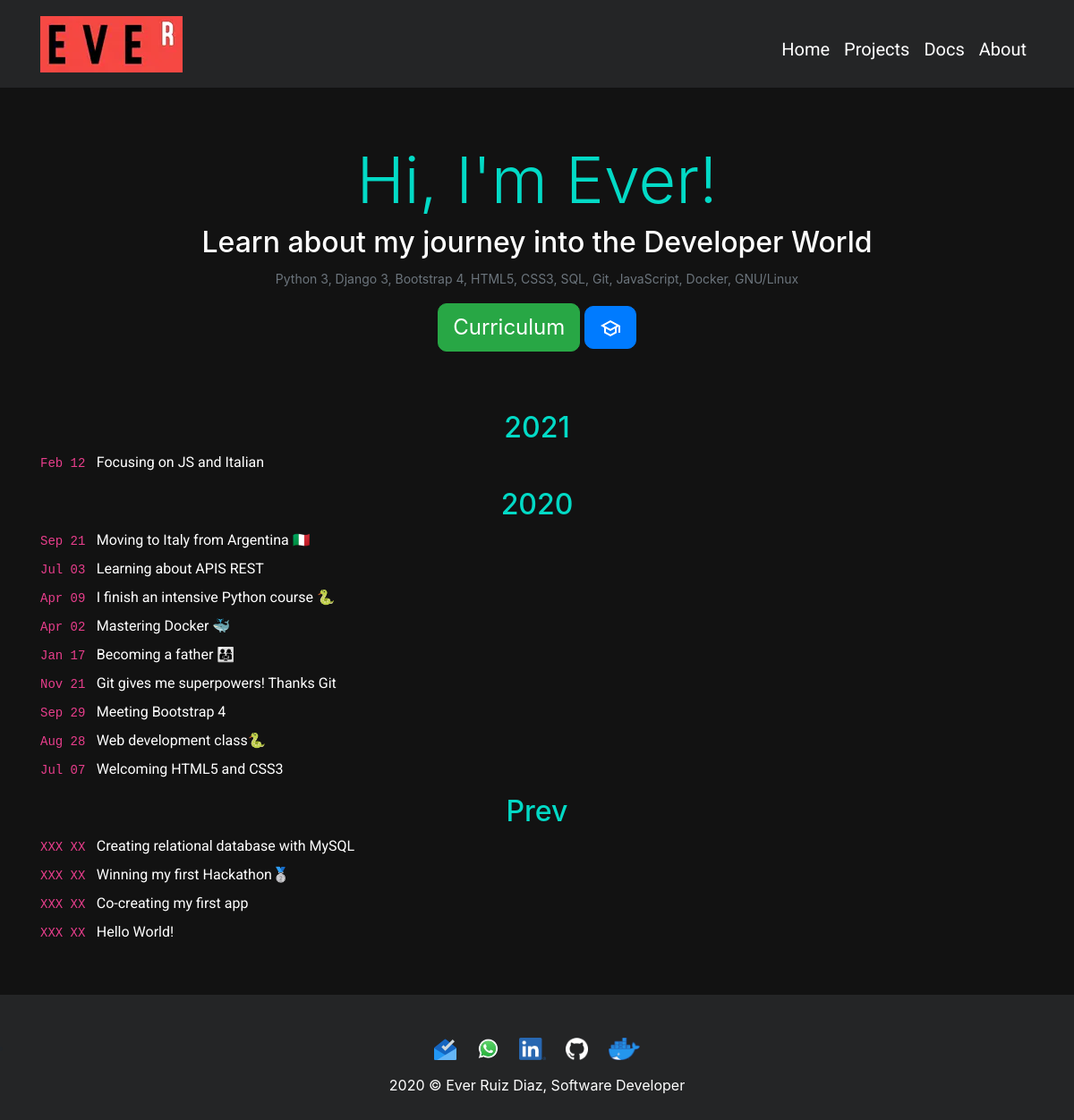
/, run on an earlier commit of the app's database.
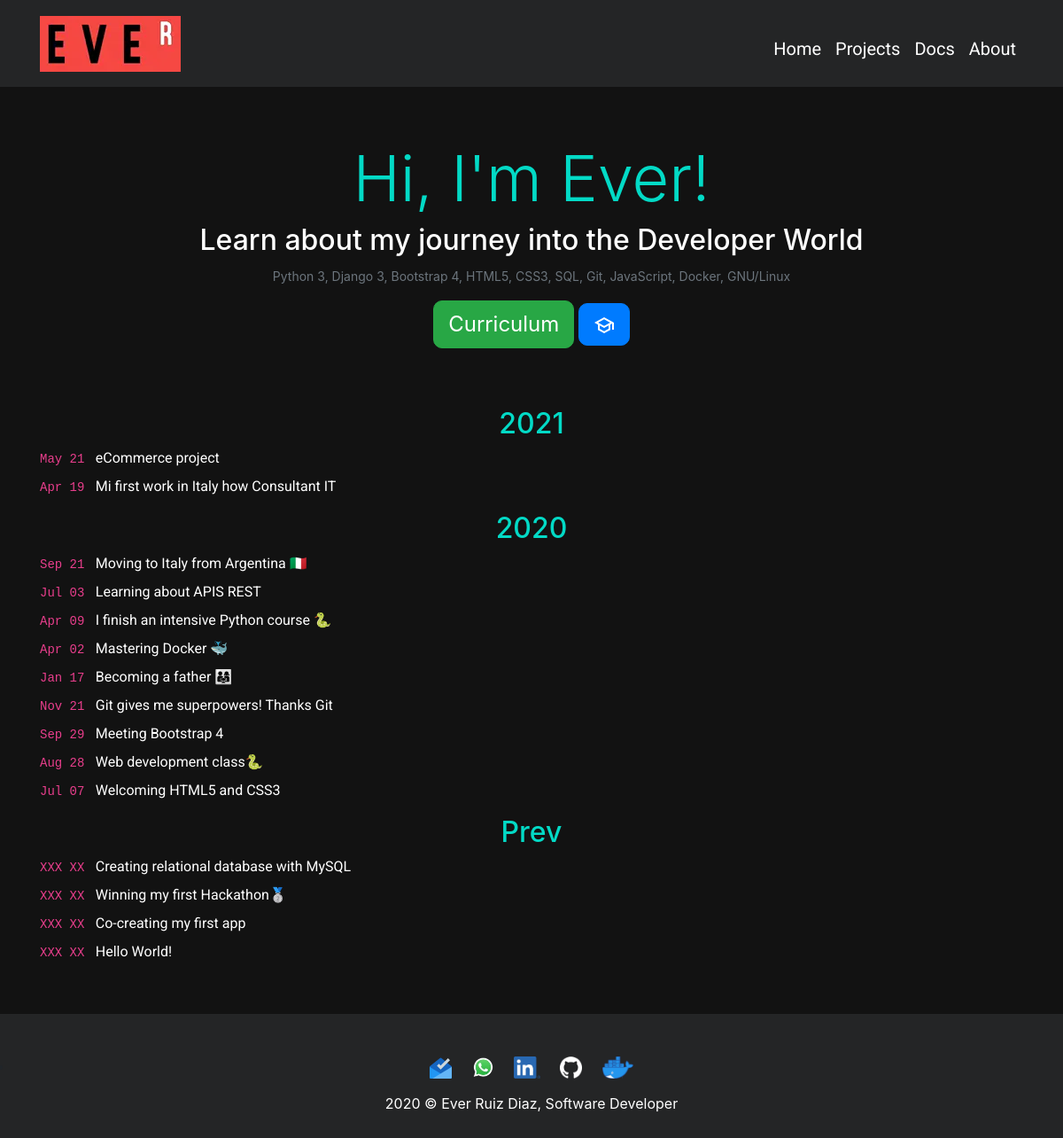
And on a later commit of the database.
### apps/core/models.py (models this page shows, shortened)
class Blog(models.Model):
    title = models.CharField(verbose_name="Titulo", blank=True, max_length=150)
    subtitle = models.CharField(verbose_name="Subtitulo", blank=True, max_length=150, default="Nea")
    year = models.CharField(max_length=4, verbose_name="Año", null=True, blank=True)
    text_time = models.CharField(max_length=6, verbose_name="Fecha")
    description = RichTextField(verbose_name="Descripcion", blank=True, null=True)
    ordering = FloatField(verbose_name='Orden', default=0)
    link = models.URLField(null=True, blank=True)
    created = models.DateTimeField(auto_now_add=True, verbose_name='Fecha de creación')
    updated = models.DateTimeField(auto_now=True, verbose_name='Fecha de actualización')
    class Meta:
        verbose_name = "Blog"
        verbose_name_plural = "Blog"
        ordering = ['-ordering','created']

### apps/core/views.py (the view)
# urls.py: path('', views.home, name='home'),
def home(request):
    blog = Blog.objects.all()
    return render(request, 'core/home.html', {'blog':blog})

### apps/core/templates/core/home.html (shortened to what this page needs)
{% extends 'core/base.html' %}
{% load static %}
{% block content %}
    <div id="header" style="margin-bottom: 50px !important;">
        <h1 id="supertitle" class="display-3 pt-4">Hi, I'm Ever!</h1>
        <h2 id="subheader">Learn about my journey into the Developer World</h2>
        <p title="Skills" class="text-secondary mx-1"><small>Python 3, Django 3, Bootstrap 4, HTML5, CSS3, SQL, Git, JavaScript, Docker, GNU/Linux</small></p>
        <a href="{% static 'core/curriculum/ever-curriculum.pdf' %}" target="blank"><button onclick="this.blur()" type="button" title="Curriculum" id="botoncito" class="btn btn-success btn-lg">Curriculum</button></a>
        <a href="{% url 'certifications' %}" id="certibotoncito" target="blank" title="Education">
            <button type="button" class="btn btn-primary btn-lg" title="Certifications" onclick="this.blur()">
                    <img style="max-width: 25px;" src="{% static 'core/img/school.svg' %}" title="Education">
            </button>
        </a>
    </div>
    <div class="pb-5 container" id="rosalia">
        <div>
            {% for elemento in blog %}
            <div>
                <h2 id="year_blog" class="text-center {% if elemento.year != None %} pt-3 {% endif %}">
                    {% if elemento.year != None %}
                        {{elemento.year}}
                    {% endif %}
                </h2>
                <a class="gordon text-left" type="button" data-toggle="modal" data-target="#{{elemento.subtitle}}" target="blank" type="button" href="{% if elemento.link != None %} {{elemento.link}} {% endif %}" style="display: flex; align-items: start;">
                    <span style="white-space: nowrap;">
                    <code>
                        <time class="dt-published dt-updated" datetime="{{elemento.datetime}}">
                            {{elemento.text_time}}
                        </time>
                    </code>
                        &nbsp;</span>
                    <span class="link__title">{{elemento.title}}</span>
                </a>
            </div>
        {% endfor %}
        </div>
    </div>
{% endblock %}

What changed in the data, as far as the page shows it:
removed Blog: year "2021", text_time "Feb 12", title "Focusing on JS and Italian"
added Blog: year "2021", text_time "May 21", title "eCommerce project"
added Blog: text_time "Apr 19", title "Mi first work in Italy how Consultant IT"
